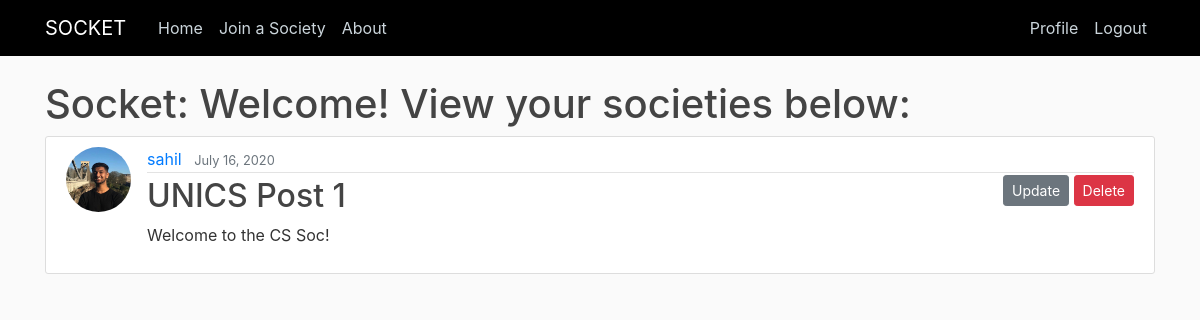
/society/3/post/1/ (signed in), run on an earlier commit of the app's database.
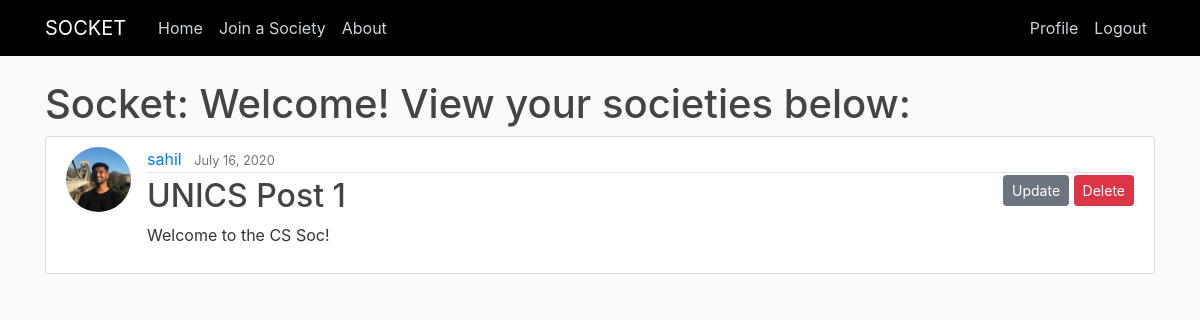
And on a later commit of the database.
### societies/models.py (models this page shows, shortened)
class SocPost(models.Model):
    title = models.CharField(max_length = 100)
    content = models.TextField()
    date_posted = models.DateTimeField(default=timezone.now)
    author = models.ForeignKey(User, on_delete=models.CASCADE)
    society = models.ForeignKey(Society, on_delete=models.CASCADE, related_name="posts")

### users/models.py (models this page shows, shortened)
class Profile(models.Model):
    user = models.OneToOneField(User, on_delete=models.CASCADE)
    image = models.ImageField(default='default.jpg', upload_to='profile_pics')

### blog/views.py (the view)
# urls.py: path('society/<int:society_id>/post/<int:pk>/', PostDetailView.as_view(), name='post-detail'),
class PostDetailView(LoginRequiredMixin, DetailView):
    model = SocPost
    template_name = 'blog/socpost_detail.html'

### blog/templates/blog/socpost_detail.html
{% extends "blog/base.html" %}
{% block content %}
    <h1> Socket: Welcome! View your societies below: </h1>
        <article class="media content-section">
            <img class="rounded-circle article-img" src="{{ object.author.profile.image.url }}" />
            <div class="media-body">
                <div class="article-metadata">
                    <div>
                        <a class="mr-2" href="#">{{ object.author }}</a>
                        <small class="text-muted">{{ object.date_posted|date:"F d, Y" }}</small>
                    </div>
                    {% if object.author == user %}
                    <div class="float-right">
                        <a class="btn btn-secondary btn-sm mt-1 mb-1" href="{% url 'post-update' society_id=object.society.id pk=object.id%}">Update</a>
                        <a class="btn btn-danger btn-sm mt-1 mb-1" href="{% url 'post-delete' society_id=object.society.id pk=object.id%}">Delete</a>
                    </div>
                    {% endif %}
                </div>
                <h2><a class="article-title" href="#">{{ object.title }}</a></h2>
                <p class="article-content">{{ object.content }}</p>
            </div>
        </article>
{% endblock content %}

### blog/templates/blog/base.html (shortened to what this page needs)
{% load static %}
<!DOCTYPE html>
<html>
    <head>
        <link rel="stylesheet" href="https://stackpath.bootstrapcdn.com/bootstrap/4.3.1/css/bootstrap.min.css">
        <link rel="stylesheet" type="text/css" href="{% static 'blog/main.css' %}">
    </head>
    <body>
        <header class="site-header">
            <nav class="navbar navbar-expand-md navbar-dark bg-steel fixed-top">
                <div class="container">
                <a class="navbar-brand mr-4" href="{% url 'blog-home'%}">SOCKET</a>
                <div class="collapse navbar-collapse" id="navbarToggle">
                    <div class="navbar-nav mr-auto">
                    <a class="nav-item nav-link" href="{% url 'blog-soclist'%}">Home</a>
                    <a class="nav-item nav-link" href="{% url 'join-society'%}">Join a Society</a>
                    <a class="nav-item nav-link" href="/about">About</a>
                    </div>
                    <div class="navbar-nav">
                    {% if user.is_authenticated %}
                        <a class="nav-item nav-link" href="{% url 'profile'%}">Profile</a>
                        <a class="nav-item nav-link" href="{% url 'logout'%}">Logout</a>
                    {% else %}
                        <a class="nav-item nav-link" href="{% url 'login'%}">Login</a>
                        <a class="nav-item nav-link" href="{% url 'user-register'%}">Register</a>
                    {% endif %}
                    </div>
                </div>
                </div>
            </nav>
        </header>
        <main role="main" class="container">
        <div class="row">
            <div class="col-md-12">
            {% block content %}{% endblock %}
            </div>
        </div>
        </main>
    </body>
</html>

### blog/static/blog/main.css (style rules this page uses)
body { background: #fafafa; color: #333333; margin-top: 5rem; }
h1, h2, h3, h4, h5, h6 { color: #444444; }
.bg-steel { background-color: #000000; }
.site-header .navbar-nav .nav-link { color: #cbd5db; }
.content-section { background: #ffffff; padding: 10px 20px; border: 1px solid #dddddd; border-radius: 3px; margin-bottom: 20px; }
.article-title { color: #444444; }
.article-content { white-space: pre-line; }
.article-img { height: 65px; width: 65px; margin-right: 16px; }
.article-metadata { padding-bottom: 1px; margin-bottom: 4px; border-bottom: 1px solid #e3e3e3 }

What changed in the data, as far as the page shows it:
changed through a linked row, SocPost "UNICS Post 1": author.profile.image: a different picture
